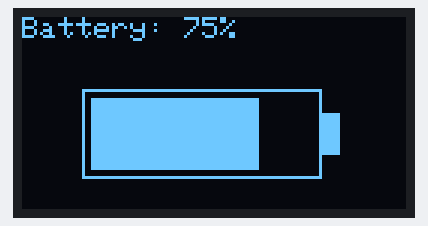
A sketch run on a simulated Arduino Uno, built with avr-gcc and run on an emulated ATmega328P. Shown: 128×64 one-colour display.

Above: at 0.1 s.

The sketch:

practice_2_battery_icon.ino
```cpp
// Chapter 4, Practice 2 - Battery Icon
// A battery: an outline, a small nub on the end, filled to three-quarters.

#include <Wire.h>
#include <Adafruit_GFX.h>
#include <Adafruit_SSD1306.h>

const int SCREEN_WIDTH  = 128;
const int SCREEN_HEIGHT = 64;
Adafruit_SSD1306 display(SCREEN_WIDTH, SCREEN_HEIGHT, &Wire, -1);

void setup() {
  Serial.begin(115200);
  if (!display.begin(SSD1306_SWITCHCAPVCC, 0x3C)) {
    Serial.println("OLED not found");
  }
  display.setTextColor(SSD1306_WHITE);
  display.clearDisplay();
  display.setTextSize(1);
  display.setCursor(0, 0);
  display.println("Battery: 75%");
  display.drawRect(20, 24, 80, 30, SSD1306_WHITE);   // body
  display.fillRect(100, 32, 6, 14, SSD1306_WHITE);   // nub on the end
  display.fillRect(23, 27, 56, 24, SSD1306_WHITE);   // 3/4 of 74 inside
  display.display();
}

void loop() {
}
```
